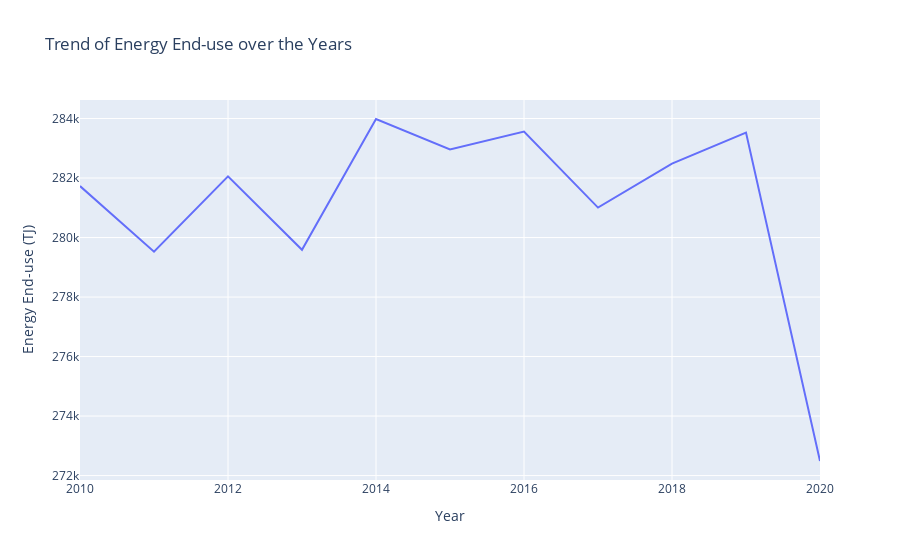

The notebook cell saved with this chart:
### Code cell
# Line plot for 'Trend of Energy End-use over the Years'
fig = px.line(df_overview, x='Year', y='Energy End-use (TJ)', title='Trend of Energy End-use over the Years')
fig.show()

### Figure 1 — Plotly figure (JSON) as saved in the notebook; plotly's stock layout.template omitted (floating-point values rounded to 4 significant figures)
{"data": [{"hovertemplate": "Year=%{x}<br>Energy End-use (TJ)=%{y}<extra></extra>", "legendgroup": "", "line": {"color": "#636efa", "dash": "solid"}, "marker": {"symbol": "circle"}, "mode": "lines", "name": "", "orientation": "v", "showlegend": false, "type": "scatter", "x": [2010, 2011, 2012, 2013, 2014, 2015, 2016, 2017, 2018, 2019, 2020], "xaxis": "x", "y": [281729, 279524, 282055, 279588, 283984, 282960, 283564, 281006, 282486, 283527, 272490], "yaxis": "y"}], "layout": {"legend": {"tracegroupgap": 0}, "title": {"text": "Trend of Energy End-use over the Years"}, "xaxis": {"anchor": "y", "domain": [0, 1], "title": {"text": "Year"}}, "yaxis": {"anchor": "x", "domain": [0, 1], "title": {"text": "Energy End-use (TJ)"}}}}
